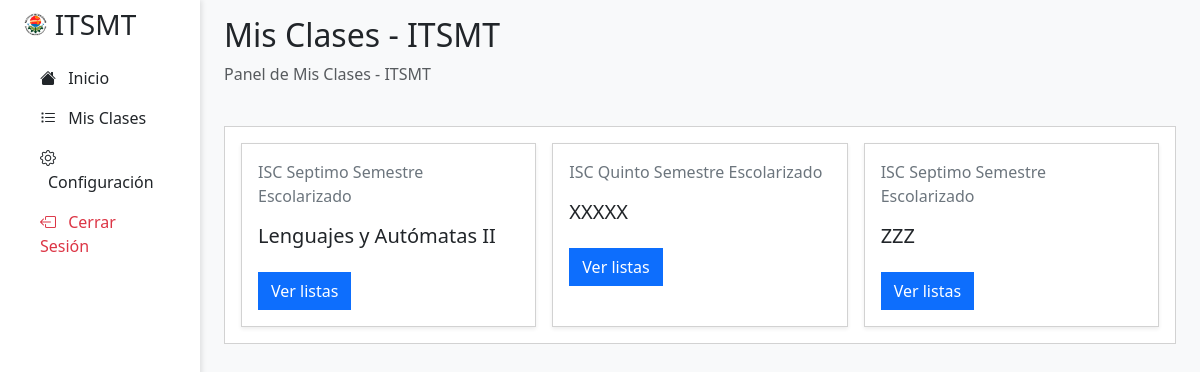
Screenshot of /view/mis-clases/ (signed in) with the database file from the repository.
### tables this page shows
CREATE TABLE `clases` (
  `id` int(11) NOT NULL AUTO_INCREMENT,
  `profesor_id` int(11) NOT NULL,
  `asignatura_id` varchar(10) NOT NULL,
  `carrera_id` varchar(10) NOT NULL,
  `semestre_id` int(11) NOT NULL,
  `sistema_id` int(11) NOT NULL,
  `periodo_id` int(11) NOT NULL,
  `salon_id` varchar(10) NOT NULL,
  `activo` tinyint(1) NOT NULL DEFAULT 1,
  PRIMARY KEY (`id`),
  KEY `profesor_id` (`profesor_id`,`asignatura_id`,`carrera_id`,`semestre_id`,`sistema_id`,`periodo_id`,`salon_id`),
  KEY `asignatura_id` (`asignatura_id`),
  KEY `carrera_id` (`carrera_id`),
  KEY `semestre_id` (`semestre_id`),
  KEY `sistema_id` (`sistema_id`),
  KEY `periodo_id` (`periodo_id`),
  KEY `salon_id` (`salon_id`),
  CONSTRAINT `clases_ibfk_1` FOREIGN KEY (`profesor_id`) REFERENCES `usuarios` (`id`) ON DELETE CASCADE ON UPDATE CASCADE,
  CONSTRAINT `clases_ibfk_2` FOREIGN KEY (`asignatura_id`) REFERENCES `asignaturas` (`id`) ON DELETE CASCADE ON UPDATE CASCADE,
  CONSTRAINT `clases_ibfk_3` FOREIGN KEY (`carrera_id`) REFERENCES `carreras` (`id`) ON DELETE CASCADE ON UPDATE CASCADE,
  CONSTRAINT `clases_ibfk_4` FOREIGN KEY (`semestre_id`) REFERENCES `semestres` (`id`) ON DELETE CASCADE ON UPDATE CASCADE,
  CONSTRAINT `clases_ibfk_5` FOREIGN KEY (`sistema_id`) REFERENCES `sistemas` (`id`) ON DELETE CASCADE ON UPDATE CASCADE,
  CONSTRAINT `clases_ibfk_6` FOREIGN KEY (`periodo_id`) REFERENCES `periodos` (`id`) ON DELETE CASCADE ON UPDATE CASCADE,
  CONSTRAINT `clases_ibfk_7` FOREIGN KEY (`salon_id`) REFERENCES `salones` (`id`) ON DELETE CASCADE ON UPDATE CASCADE
);

CREATE TABLE `semestres` (
  `id` int(11) NOT NULL AUTO_INCREMENT,
  `nombre_semestre` varchar(20) NOT NULL,
  PRIMARY KEY (`id`)
);

CREATE TABLE `sistemas` (
  `id` int(11) NOT NULL AUTO_INCREMENT,
  `nombre_sistema` varchar(50) NOT NULL,
  PRIMARY KEY (`id`)
);

CREATE TABLE `asignaturas` (
  `id` varchar(10) NOT NULL,
  `nombre_asignatura` varchar(50) NOT NULL,
  PRIMARY KEY (`id`)
);

### view/mis-clases/index.php (the view, shortened to what this page needs)
<?php
include_once __DIR__ . "../../../php/conexion.php";
$titulo = "Mis Clases - " . SIGLAS;
include_once __DIR__ . "../../layout/header.php";
?>
<div class="col-md-9 col-lg-10 ms-sm-auto px-4 main-content">
    <div class="d-flex justify-content-between flex-wrap flex-md-nowrap align-items-center pt-3 pb-2 mb-3">
        <div>
            <h1 class="h2"><?= $titulo ?></h1>
            <p class="text-muted">Panel de <?= $titulo ?></p>
        </div>
    </div>
    <div class="card mb-4 p-3 rounded-0">
        <div class="row row-cols-1 row-cols-md-3 g-3">
            <?php
            $profesor_id = $_SESSION['usuario']['id'];
            $mysqli = $conexion->query("SELECT c.id, a.nombre_asignatura, c.carrera_id, s.nombre_semestre, si.nombre_sistema FROM clases c
                                    INNER JOIN asignaturas a ON c.asignatura_id = a.id
                                    INNER JOIN semestres s ON c.semestre_id = s.id
                                    INNER JOIN sistemas si ON c.sistema_id = si.id
                                    INNER JOIN periodos p ON c.periodo_id = p.id
                                    WHERE p.activo <> 0 AND c.profesor_id = $profesor_id");
            while ($dato = $mysqli->fetch_object()) :
            ?>
                <div class="col">
                    <div class="card stat-card-mio rounded-0 shadow-sm h-100">
                        <div class="card-body">
                            <p class="card-text text-secondary"><?= $dato->carrera_id ?> <?= $dato->nombre_semestre ?> Semestre <?= $dato->nombre_sistema ?></p>
                            <h5 class="card-title mb-4"><?= $dato->nombre_asignatura ?></h5>
                            <a href="<?= URL_RAIZ ?>view/mis-clases/asistencias.php?id=<?= $dato->id ?>" class="btn btn-primary rounded-0">Ver listas</a>
                        </div>
                    </div>
                </div>
            <?php endwhile; ?>
        </div>
    </div>
</div>
<?php include_once __DIR__ . "../../layout/footer.php"; ?>

### css/main.css (style rules this page uses)
.stat-card-mio { transition: transform 0.2s; }

### rows the page displays
clases: carrera "ISC", semestre.nombre_semestre "Septimo", sistema.nombre_sistema "Escolarizado", asignatura.nombre_asignatura "Lenguajes y Autómatas II"
clases: carrera "ISC", semestre.nombre_semestre "Quinto", sistema.nombre_sistema "Escolarizado", asignatura.nombre_asignatura "XXXXX"
clases: carrera "ISC", semestre.nombre_semestre "Septimo", sistema.nombre_sistema "Escolarizado", asignatura.nombre_asignatura "ZZZ"

### other values shown
SIGLAS "ITSMT"
$titulo "Mis Clases - ITSMT"
